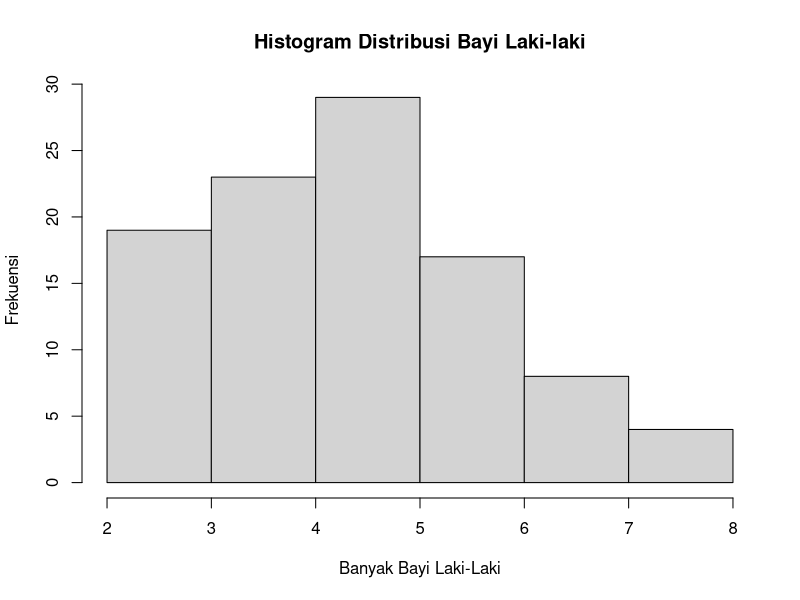

Write R code to recreate this figure.
# Nama : Gabriella Natasya Br Ginting
# NRP  : 5025211081
# Kelas: Probstat C

# Soal Nomor 1

# Probabilitas seorang bayi yang baru lahir berjenis kelamin laki-laki adalah 0,488. 
# Jika kita asumsikan bahwa dalam satu hari di rumah sakit terdapat 10 kelahiran, maka:

# --a
# Bagaimana pendistribusian banyak bayi laki-laki? Tentukan distribusi dengan parameter yang sesuai.

p <- 0.488 
n <- 10 

k <- 0:n 

dbinom(k, n, p)

# --b
# Berapa probabilitas bahwa tepat tiga bayi di antaranya berjenis kelamin laki-laki?

k <- 3

dbinom(k, n, p)

# --c
# Berapa probabilitas bahwa kurang dari tiga bayi di antaranya berjenis kelamin laki-laki?

k <- 0:2 

pbinom(k, n, p)[3]

# --d
#  Berapa probabilitas bahwa tiga atau lebih bayi di antaranya berjenis kelamin laki-laki?

k <- 2

val <- pbinom(k, n, p)

1 - val

# --e
#  Berapa nilai harapan dan simpangan baku banyak bayi laki-laki?

# Mencari nilai harapan
n * p 

# Mencari nilai simpangan baku
sqrt(n * p * (1 - p))

# --f
# Gambarkan histogram pendistribusian banyak bayi laki-laki.

hist(rbinom(100, n, p), main = "Histogram Distribusi Bayi Laki-laki", xlab = "Banyak Bayi Laki-Laki", ylab = "Frekuensi")
